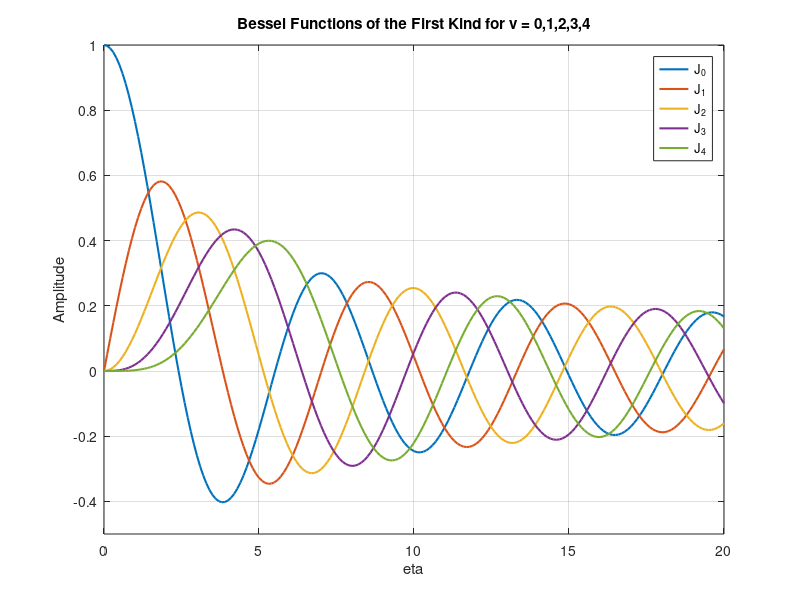

The MATLAB script that drew this image:
%% PLot Besseö Functions of First Kind
% Define the domain
 eta = 0:0.1:20;
 %%
 % Calculate the first five Bessel functions

 J = zeros(5,201);
 for i = 0:4
     J(i+1,  :  ) = besselj(i, eta);
 end
 %%
 % Plot the results

 plot(eta, J, 'LineWidth', 1.5)
 axis([0 20 -.5 1])
 grid on
 legend('J_0','J_1','J_2','J_3','J_4', 'Location', 'Best')
 title('Bessel Functions of the First Kind for v = 0,1,2,3,4')
 xlabel('eta')
 ylabel('Amplitude')